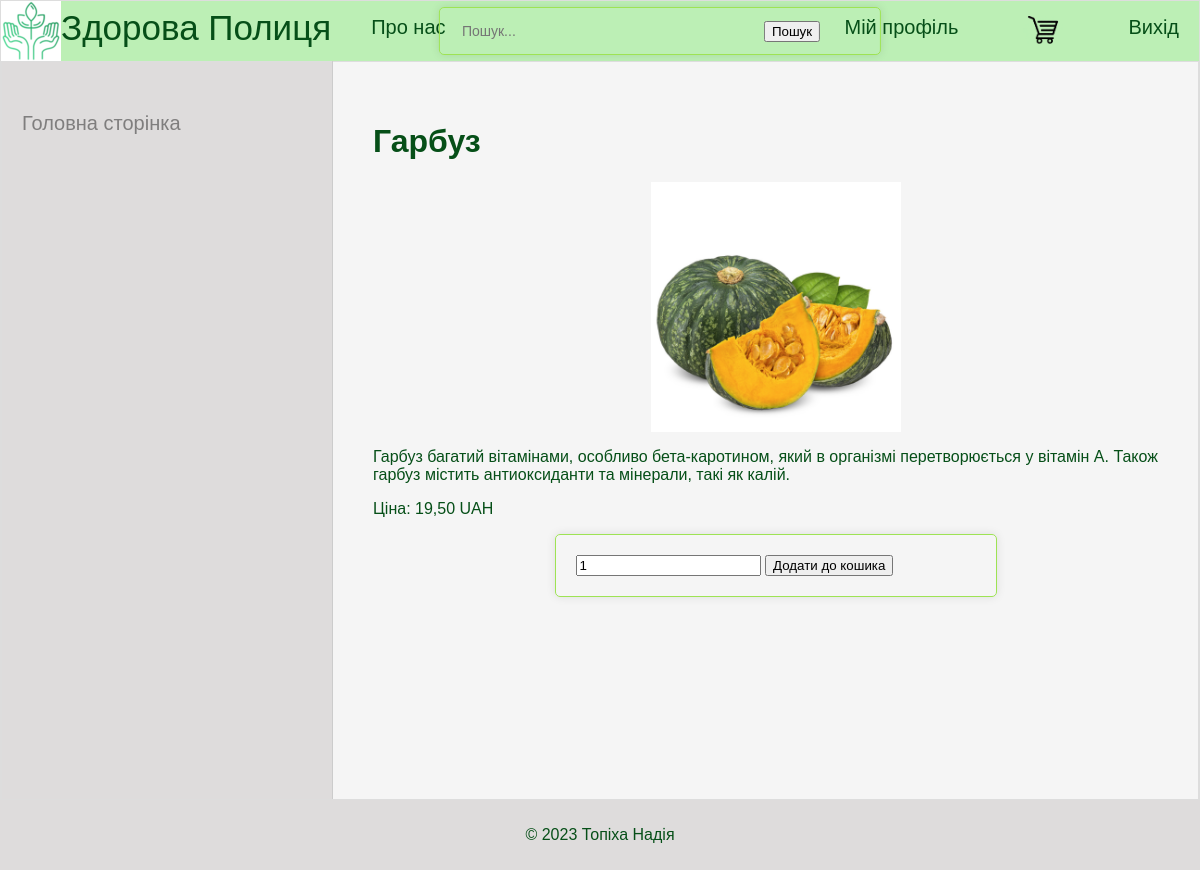
The page /product/2/ (signed in) on the database its author committed.
### myapp1/models.py (models this page shows, shortened)
class Product(models.Model):
    name = models.CharField(max_length=255)
    description = models.TextField()
    price = models.DecimalField(max_digits=10, decimal_places=2)
    currency = models.CharField(max_length=10, default='UAH')
    image = models.ImageField(upload_to='product_images/')
    category = models.ForeignKey(Category, on_delete=models.CASCADE, null=True, blank=True)

### myapp1/views.py (the view)
# urls.py: path('product/<int:pk>/', ProductDetailView.as_view(), name='product_detail'),
class ProductDetailView(DetailView):
    model = Product
    template_name = 'product_detail.html'
    context_object_name = 'product'

### templates/product_detail.html (shortened to what this page needs)
{% extends 'base.html' %}
{% load static %}
{% block content %}
  {% if user.is_authenticated %}
    <div class="product-detail">
      <h1>{{ product.name }}</h1>
      <img class="product-img" src="{{ product.image.url }}" alt="{{ product.name }}">
      <p>{{ product.description }}</p>
      <p>Ціна: {{ product.price }} {{ product.currency }}</p>
      <form method="post" action="{% url 'add_to_cart' product_id=product.id %}">
        <input type="number" name="quantity" value="1" min="1">
        <button type="submit">Додати до кошика</button>
      </form>
    </div>
  {% else %}
    <h1>Помилка</h1>
    <p>Доступ обмежений. Будь ласка, увійдіть в систему.</p>
  {% endif %}
{% endblock %}

### myapp1/static/css/styles.css (style rules this page uses)
html, body { font-family: 'Arial'; margin: 0; padding: 0; height: 100%; width: 100%; color: #064f18; min-height: 100vh; flex-direction: column; }
img { max-width: 100%; width: 35px; height: auto; margin: 0px 20px 0 80px; }
.product-img { width: 250px; height: auto; display: block; margin: 0 auto; }
form { max-width: 400px; margin: 0 auto; width: 100%; padding: 20px; border: 1px solid rgb(158, 227, 84); border-radius: 5px; box-shadow: 0 0 10px rgba(0, 0, 0, 0.1); }

### rows shown on the page
Product: name "Гарбуз", image (picture), description "Гарбуз багатий вітамінами, особливо бета-каротином, який в організмі перетворюється у вітамін A. Також гарбуз містить антиоксиданти та мінерали, такі як калій.", price "19,50", currency "UAH"
